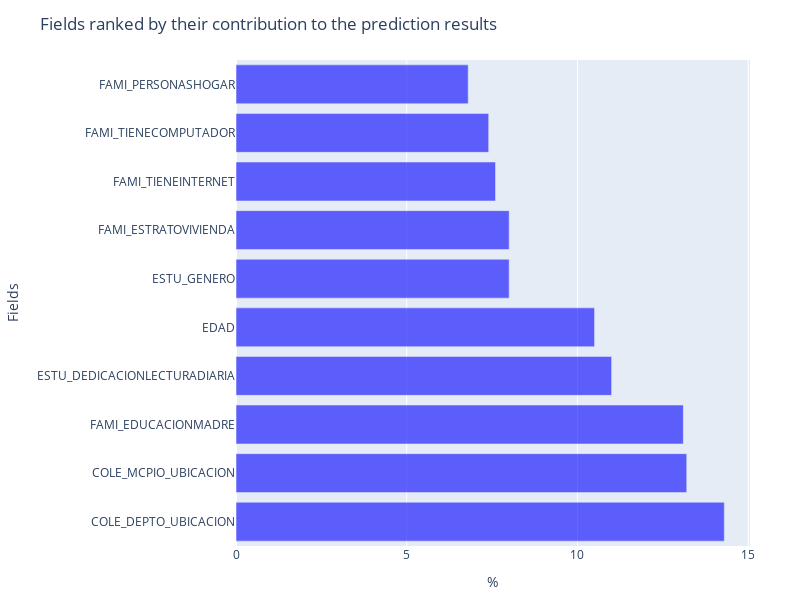

Here is the notebook cell this chart was saved with:
### Markdown cell above
#### Top Fields
Fields ranked by their contribution to the prediction results: using model.coef_ and model.feature_names_in_ and some transformations we get for each field:
porcentajes = [
    14.3, 13.2, 13.1, 11.0, 10.5, 8.0, 8.0, 7.6, 7.4, 6.8
]

### Code cell
import plotly.graph_objects as go

# Datos de la tabla
categorias = [
    'COLE_DEPTO_UBICACION', 'COLE_MCPIO_UBICACION', 'FAMI_EDUCACIONMADRE',
    'ESTU_DEDICACIONLECTURADIARIA', 'EDAD', 'ESTU_GENERO',
    'FAMI_ESTRATOVIVIENDA', 'FAMI_TIENEINTERNET', 'FAMI_TIENECOMPUTADOR', 'FAMI_PERSONASHOGAR'
]

porcentajes = [
    14.3, 13.2, 13.1, 11.0, 10.5, 8.0, 8.0, 7.6, 7.4, 6.8
]

# Crear el gráfico de barras horizontales
fig = go.Figure()

fig.add_trace(go.Bar(
    y=categorias,
    x=porcentajes,
    marker_color='blue',
    opacity=0.6,
    orientation='h'
))

# Personalización del gráfico
fig.update_layout(
    title='Fields ranked by their contribution to the prediction results',
    yaxis_title='Fields',
    xaxis_title='%',
    width=800,  # Ajusta el ancho del gráfico (en píxeles)
    height=600,  # Ajusta el alto del gráfico (en píxeles)
    margin=dict(l=100, r=50, t=60, b=50)  # Ajusta los márgenes del gráfico para evitar recortes de etiquetas
)

# Mostrar el gráfico
fig.show()

### Figure 1 — Plotly figure (JSON) as saved in the notebook; plotly's stock layout.template omitted (floating-point values rounded to 4 significant figures)
{"data": [{"marker": {"color": "blue"}, "opacity": 0.6, "orientation": "h", "type": "bar", "x": [14.3, 13.2, 13.1, 11, 10.5, 8, 8, 7.6, 7.4, 6.8], "y": ["COLE_DEPTO_UBICACION", "COLE_MCPIO_UBICACION", "FAMI_EDUCACIONMADRE", "ESTU_DEDICACIONLECTURADIARIA", "EDAD", "ESTU_GENERO", "FAMI_ESTRATOVIVIENDA", "FAMI_TIENEINTERNET", "FAMI_TIENECOMPUTADOR", "FAMI_PERSONASHOGAR"]}], "layout": {"height": 600, "margin": {"b": 50, "l": 100, "r": 50, "t": 60}, "title": {"text": "Fields ranked by their contribution to the prediction results"}, "width": 800, "xaxis": {"title": {"text": "%"}}, "yaxis": {"title": {"text": "Fields"}}}}
